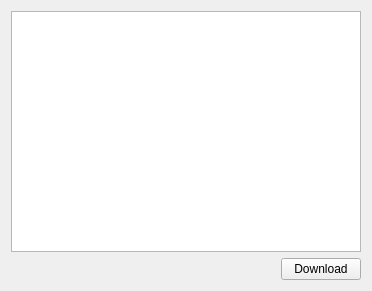
<?xml version="1.0" encoding="UTF-8"?>
<ui version="4.0">
 <class>Widget</class>
 <widget class="QWidget" name="Widget">
  <property name="geometry">
   <rect>
    <x>0</x>
    <y>0</y>
    <width>372</width>
    <height>291</height>
   </rect>
  </property>
  <property name="windowTitle">
   <string>Widget</string>
  </property>
  <layout class="QVBoxLayout" name="verticalLayout">
   <item>
    <widget class="QTableWidget" name="playerTable">
     <property name="editTriggers">
      <set>QAbstractItemView::NoEditTriggers</set>
     </property>
    </widget>
   </item>
   <item>
    <layout class="QHBoxLayout" name="horizontalLayout">
     <item>
      <spacer name="horizontalSpacer">
       <property name="orientation">
        <enum>Qt::Horizontal</enum>
       </property>
       <property name="sizeHint" stdset="0">
        <size>
         <width>40</width>
         <height>20</height>
        </size>
       </property>
      </spacer>
     </item>
     <item>
      <widget class="QPushButton" name="buttonDownload">
       <property name="text">
        <string>Download</string>
       </property>
      </widget>
     </item>
    </layout>
   </item>
  </layout>
 </widget>
 <resources/>
 <connections/>
</ui>
